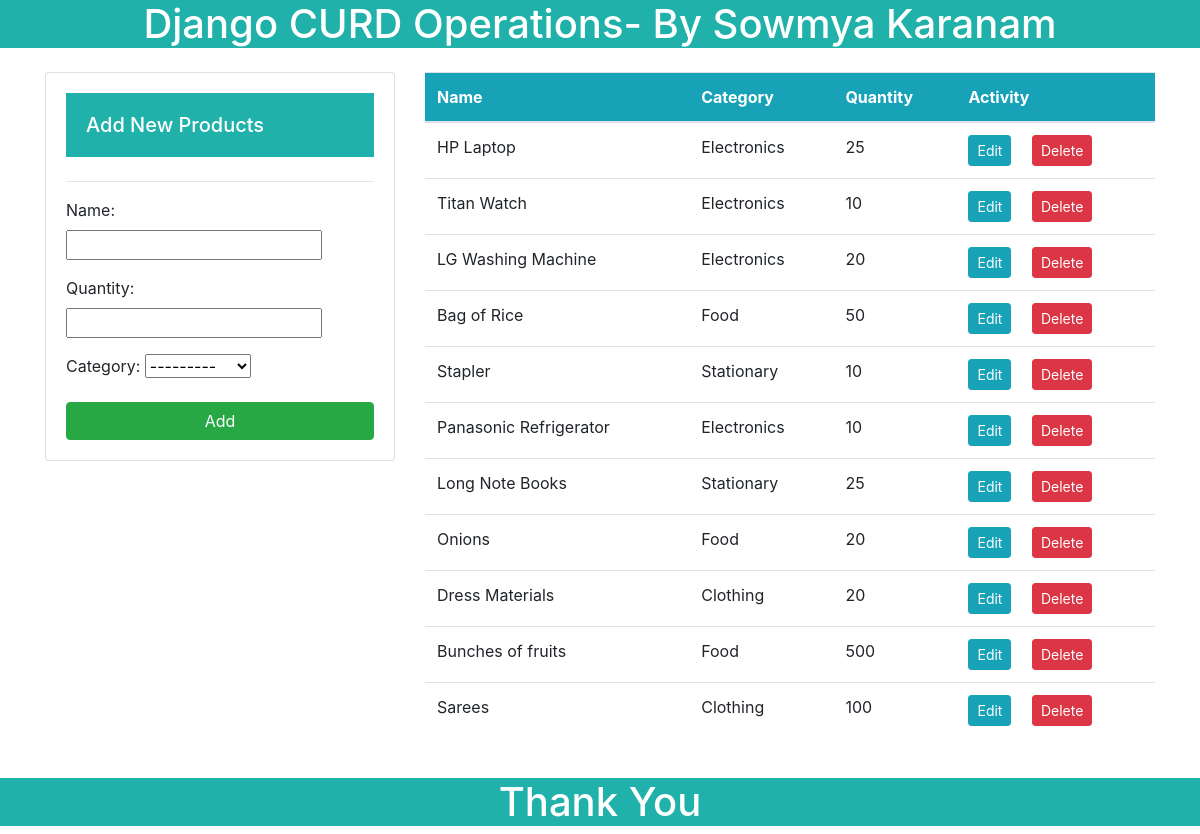
The page / on the database its author committed.
### app1/models.py (models this page shows, shortened)
class Product(models.Model):
    name = models.CharField(max_length=30)
    quantity = models.PositiveIntegerField(null=True)
    category = models.CharField(max_length=50, choices=CATEGORY, null=True)

### app1/views.py (the view)
# urls.py: path('',views.products, name='products'),
def products(request):
    product = Product.objects.all()
    product_count = product.count()
    if request.method == 'POST':
        form = ProductForm(request.POST)
        if form.is_valid():
            form.save()
            product_name = form.cleaned_data.get('name')
            messages.success(request, f'{product_name} has been added')
            return redirect('/')
    else:
        form = ProductForm()
    context = {
        'product': product,
        'form': form,
    }
    return render(request, 'app1/product.html',context)

### app1/forms.py
class ProductForm(forms.ModelForm):
    class Meta:
        model = Product
        fields = '__all__'

### templates/app1/product.html (shortened to what this page needs)
{% extends 'app1/base.html' %}
{% load crispy_forms_tags %}
{% block content %}
    <div class="row my-4">
        <div class="col-md-4">
            <div class="card card-body">
                <h5 style=' background-color:lightseagreen; padding:20px; color:white;'>Add New Products</h5>
                <hr>
                <form method="POST" >
                    {{ form.as_p }}
                    <input class="btn btn-success btn-block" type="submit" value="Add">
                </form>
            </div>
        </div>
        <div class="col-md-8">
            <table class="table bg-white">
                <thead class="bg-info text-white">
                    <tr>
                        <th scope="col">Name</th>
                        <th scope="col">Category</th>
                        <th scope="col">Quantity</th>
                        <th scope="col">Activity</th>
                    </tr>
                </thead>
                <tbody>
                    {% for product in product %}
                    <tr>
                        <td>{{ product.name }}</td>
                        <td>{{ product.category }}</td>
                        <td>{{ product.quantity }}</td>
                        <td>
                            <a class="btn btn-info btn-sm mr-2"
                                href="{% url 'app1:products-edit' product.id %}">Edit</a>
                            <a class="btn btn-danger btn-sm ml-2"
                                href="{% url 'app1:products-delete' product.id %}">Delete</a>
                        </td>
                    </tr>
                    {% endfor %}
                </tbody>
            </table>
        </div>
        </div>
{% endblock %}

### templates/app1/base.html (shortened to what this page needs)
<!doctype html>
<html lang="en">
<head>
  <link rel="stylesheet" href="https://stackpath.bootstrapcdn.com/bootstrap/4.1.3/css/bootstrap.min.css">
</head>
<header>
    <h1 style='text-align:center; color:white; background-color:lightseagreen;'>Django CURD Operations- By Sowmya Karanam</h1>
</header>
<body>
  <div class="container">
    {% block content %}
    {% endblock %}
  </div>
</body>
<footer style='text-align:center; color:white; background-color:lightseagreen; positon:relative; bottom:0; margin:0;'>
    <h1>Thank You</h1>
</footer>
</html>

### rows shown on the page
Product: name "HP Laptop", category "Electronics", quantity "25"
Product: name "Titan Watch", category "Electronics", quantity "10"
Product: name "LG Washing Machine", category "Electronics", quantity "20"
Product: name "Bag of Rice", category "Food", quantity "50"
Product: name "Stapler", category "Stationary", quantity "10"
Product: name "Panasonic Refrigerator", category "Electronics", quantity "10"
Product: name "Long Note Books", category "Stationary", quantity "25"
Product: name "Onions", category "Food", quantity "20"
Product: name "Dress Materials", category "Clothing", quantity "20"
Product: name "Bunches of fruits", category "Food", quantity "500"
Product: name "Sarees", category "Clothing", quantity "100"
